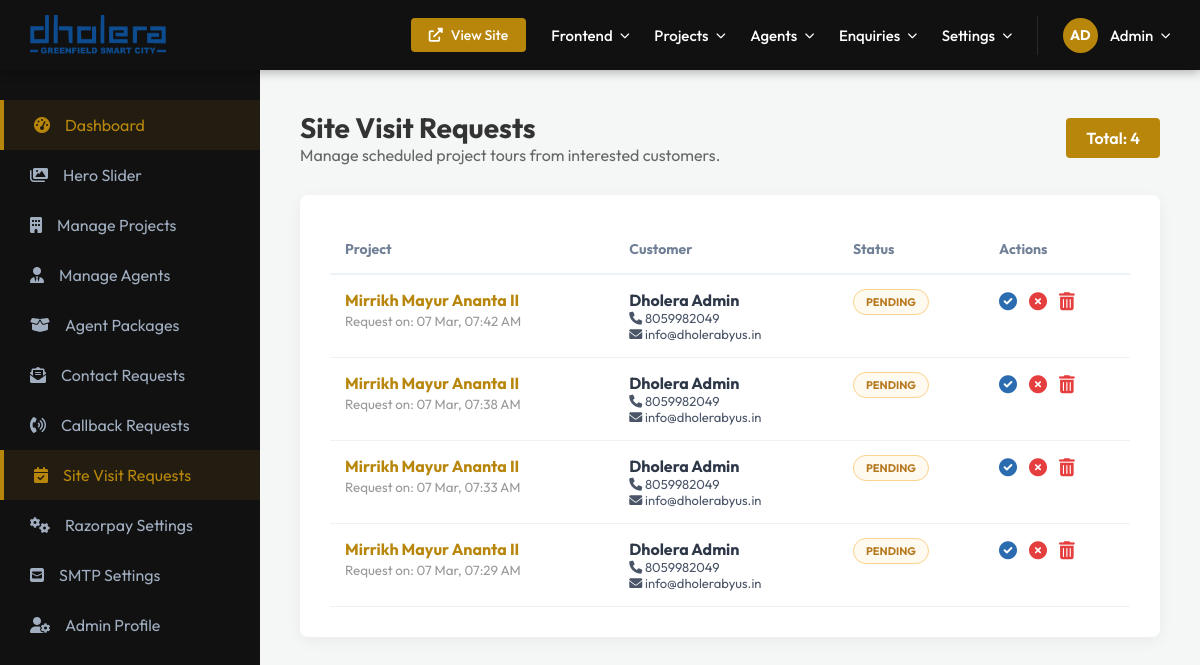
Screenshot of /admin/site-requests/index.php (signed in) with the database file from the repository.
### tables this page shows
CREATE TABLE `site_visits` (
  `id` int(11) NOT NULL AUTO_INCREMENT,
  `project_id` int(11) DEFAULT NULL,
  `project_name` varchar(255) DEFAULT NULL,
  `name` varchar(100) NOT NULL,
  `email` varchar(100) NOT NULL,
  `phone` varchar(20) NOT NULL,
  `visit_date` date NOT NULL,
  `visit_time` varchar(50) NOT NULL,
  `message` text DEFAULT NULL,
  `status` enum('pending','confirmed','cancelled','completed') DEFAULT 'pending',
  `created_at` timestamp NULL DEFAULT current_timestamp(),
  PRIMARY KEY (`id`)
);

### admin/site-requests/index.php (the view, shortened to what this page needs)
<?php
require_once '../../database/db_config.php';
$limit = 10;
$page = isset($_GET['page']) ? (int)$_GET['page'] : 1;
$offset = ($page - 1) * $limit;
try {
    $count_stmt = $conn->query("SELECT COUNT(*) FROM site_visits");
    $total_items = $count_stmt->fetchColumn();
    $stmt = $conn->prepare("SELECT * FROM site_visits ORDER BY created_at DESC LIMIT :limit OFFSET :offset");
    $stmt->bindValue(':limit', $limit, PDO::PARAM_INT);
    $stmt->bindValue(':offset', $offset, PDO::PARAM_INT);
    $stmt->execute();
    $requests = $stmt->fetchAll();
} catch (PDOException $e) {
    die("Database Error: " . $e->getMessage());
}
include '../includes/header.php';
?>
<div class="main-content">
    <div class="dashboard-welcome" style="margin-bottom: 30px; display: flex; justify-content: space-between; align-items: center;">
        <div>
            <h1 style="font-size: 28px; font-weight: 700;">Site Visit Requests</h1>
            <p style="color: #666;">Manage scheduled project tours from interested customers.</p>
        </div>
        <div style="background: var(--primary-gold); color: #fff; padding: 10px 20px; border-radius: 4px; font-weight: 600;">
            Total: <?php echo $total_items; ?>
        </div>
    </div>
    <div class="visit-list-card">
        <div style="overflow-x: auto;">
            <table class="visit-table">
                <thead>
                    <tr>
                        <th>Project</th>
                        <th>Customer</th>
                        <th>Status</th>
                        <th>Actions</th>
                    </tr>
                </thead>
                <tbody>
                    <?php if (count($requests) > 0): ?>
                        <?php foreach ($requests as $row): ?>
                            <tr>
                                <td>
                                    <div style="font-weight: 700; color: var(--primary-gold);"><?php echo htmlspecialchars($row['project_name']); ?></div>
                                    <small style="color: #999;">Request on: <?php echo date('d M, h:i A', strtotime($row['created_at'])); ?></small>
                                </td>
                                <td>
                                    <div style="font-weight: 700; color: #2d3748;"><?php echo htmlspecialchars($row['name']); ?></div>
                                    <div style="font-size: 13px; color: #4a5568;"><i class="fas fa-phone"></i> <?php echo htmlspecialchars($row['phone']); ?></div>
                                    <div style="font-size: 13px; color: #4a5568;"><i class="fas fa-envelope"></i> <?php echo htmlspecialchars($row['email']); ?></div>
                                </td>
                                <td>
                                    <span class="status-badge status-<?php echo $row['status']; ?>">
                                        <?php echo $row['status']; ?>
                                    </span>
                                </td>
                                <td>
                                    <div class="action-btns">
                                        <?php if ($row['status'] == 'pending'): ?>
                                            <a href="?action=update_status&id=<?php echo $row['id']; ?>&status=confirmed" style="color: #2b6cb0;" title="Confirm Visit"><i class="fas fa-check-circle"></i></a>
                                        <?php elseif ($row['status'] == 'confirmed'): ?>
                                            <a href="?action=update_status&id=<?php echo $row['id']; ?>&status=completed" style="color: #38a169;" title="Mark Completed"><i class="fas fa-flag-checkered"></i></a>
                                        <?php endif; ?>
                                        <?php if ($row['status'] != 'cancelled'): ?>
                                            <a href="?action=update_status&id=<?php echo $row['id']; ?>&status=cancelled" style="color: #e53e3e;" title="Cancel visit"><i class="fas fa-times-circle"></i></a>
                                        <?php endif; ?>
                                        <a href="?action=delete&id=<?php echo $row['id']; ?>" class="btn-delete" title="Delete" onclick="return confirm('Delete this request permanentally?')"><i class="fas fa-trash-alt"></i></a>
                                    </div>
                                </td>
                            </tr>
                        <?php endforeach; ?>
                    <?php else: ?>
                        <tr>
                            <td colspan="5" style="text-align: center; padding: 50px; color: #a0aec0;">No site visit requests found.</td>
                        </tr>
                    <?php endif; ?>
                </tbody>
            </table>
        </div>
    </div>
</div>
</body>
</html>

### admin/includes/header.php (style rules this page uses)
:root { --primary-gold: #b8860b; --dark-bg: #111; --sidebar-width: 260px; --header-height: 70px; --text-gray: #a0aec0; --light-gray: #f7fafc; }
* { margin: 0; padding: 0; box-sizing: border-box; }
body { font-family: 'Outfit', sans-serif; background-color: #f4f7f6; color: #333; }
.main-content { margin-left: var(--sidebar-width); margin-top: var(--header-height); padding: 40px; min-height: calc(100vh - var(--header-height)); }

### admin/site-requests/index.php (style rules this page uses)
.visit-list-card { background: #fff; padding: 30px; border-radius: 8px; box-shadow: 0 4px 15px rgba(0,0,0,0.05); }
.visit-table { width: 100%; border-collapse: collapse; }
.visit-table th { text-align: left; padding: 15px; border-bottom: 2px solid #edf2f7; color: #718096; font-size: 14px; }
.visit-table td { padding: 15px; border-bottom: 1px solid #edf2f7; vertical-align: top; }
.status-badge { padding: 5px 12px; border-radius: 20px; font-size: 11px; font-weight: 700; text-transform: uppercase; }
.status-pending { background: #fffaf0; color: #b7791f; border: 1px solid #fbd38d; }
.action-btns { display: flex; gap: 12px; font-size: 18px; }
.action-btns a { transition: color 0.3s; }
.btn-delete { color: #e53e3e; }

### rows the page displays
site_visits: project_name "Mirrikh Mayur Ananta II", created_at "07 Mar, 07:42 AM", name "Dholera Admin", phone "8059982049", email "info@dholerabyus.in", status "PENDING"
site_visits: project_name "Mirrikh Mayur Ananta II", created_at "07 Mar, 07:38 AM", name "Dholera Admin", phone "8059982049", email "info@dholerabyus.in", status "PENDING"
site_visits: project_name "Mirrikh Mayur Ananta II", created_at "07 Mar, 07:33 AM", name "Dholera Admin", phone "8059982049", email "info@dholerabyus.in", status "PENDING"
site_visits: project_name "Mirrikh Mayur Ananta II", created_at "07 Mar, 07:29 AM", name "Dholera Admin", phone "8059982049", email "info@dholerabyus.in", status "PENDING"

### other values shown
$total_items "4"
